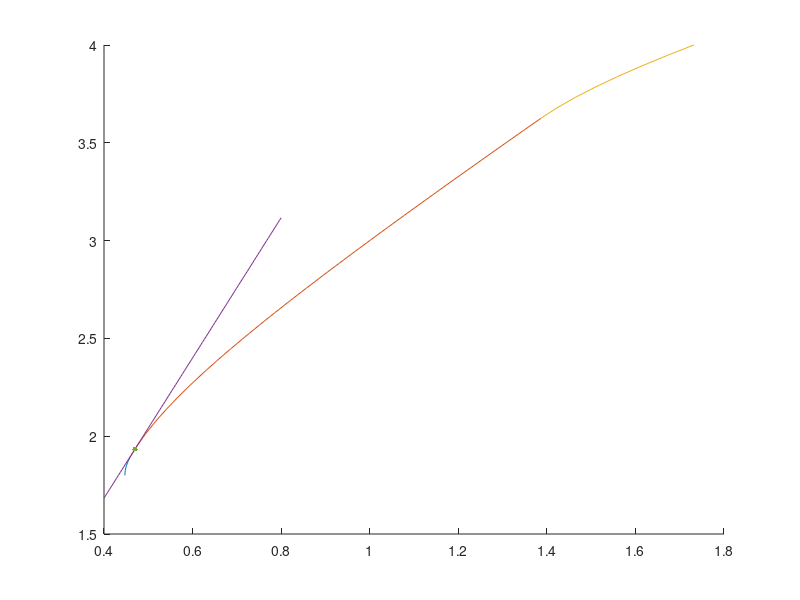

This chart was generated by the following MATLAB code:
%Exercício 5
clc;clear;
f=@(r) (1/2)*sqrt((5*r.^2) - 18*r + 17);
[a, b] = fplot(f, [9/5, 17/9]);

g=@(r) (1/5)*sqrt((11*r.^2) - 36*r + 34);
[c, d] = fplot(g, [17/9, 29/8]);

h=@(r) sqrt((3*r.^2) - 20*r + 35);
[e, f] = fplot(h, [29/8, 4]);

x=linspace(0.4,0.8);
t=(sqrt(822)/8)*x + 0.25; %Rácio de Sharpe e rf

hold on
plot(b,a)
plot(d,c)
plot(f,e)
plot(x,t);
plot((sqrt(822)/61), (118/61), '.', 'MarkerSize',12); %Risco e Retorno
hold off
